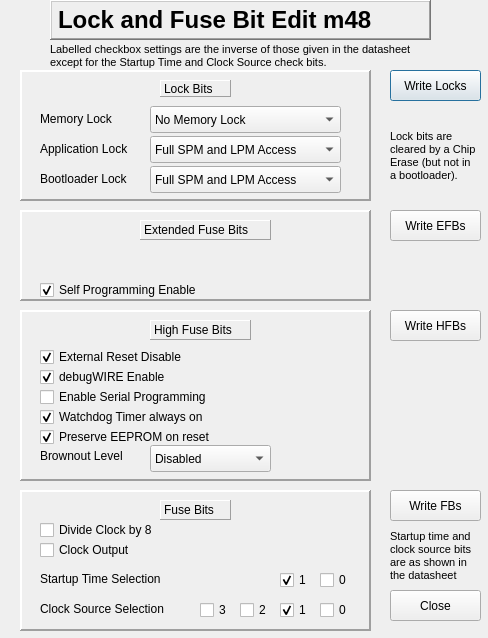
<?xml version="1.0" encoding="UTF-8"?>
<ui version="4.0">
 <class>M48Dialog</class>
 <widget class="QDialog" name="M48Dialog">
  <property name="geometry">
   <rect>
    <x>0</x>
    <y>0</y>
    <width>488</width>
    <height>638</height>
   </rect>
  </property>
  <property name="windowTitle">
   <string>Dialog</string>
  </property>
  <widget class="QLabel" name="titleLabel">
   <property name="geometry">
    <rect>
     <x>50</x>
     <y>0</y>
     <width>381</width>
     <height>40</height>
    </rect>
   </property>
   <property name="font">
    <font>
     <pointsize>18</pointsize>
     <weight>75</weight>
     <bold>true</bold>
    </font>
   </property>
   <property name="frameShape">
    <enum>QFrame::WinPanel</enum>
   </property>
   <property name="frameShadow">
    <enum>QFrame::Raised</enum>
   </property>
   <property name="text">
    <string>Lock and Fuse Bit Edit m48</string>
   </property>
  </widget>
  <widget class="QFrame" name="extFuseFrame">
   <property name="geometry">
    <rect>
     <x>20</x>
     <y>210</y>
     <width>351</width>
     <height>91</height>
    </rect>
   </property>
   <property name="frameShape">
    <enum>QFrame::Panel</enum>
   </property>
   <property name="frameShadow">
    <enum>QFrame::Raised</enum>
   </property>
   <property name="lineWidth">
    <number>2</number>
   </property>
   <widget class="QCheckBox" name="selfProgCheck">
    <property name="geometry">
     <rect>
      <x>20</x>
      <y>70</y>
      <width>201</width>
      <height>20</height>
     </rect>
    </property>
    <property name="toolTip">
     <string>When checked it will enable the target to program its own flash memory</string>
    </property>
    <property name="layoutDirection">
     <enum>Qt::LeftToRight</enum>
    </property>
    <property name="text">
     <string>Self Programming Enable</string>
    </property>
    <property name="checked">
     <bool>true</bool>
    </property>
   </widget>
   <widget class="QLabel" name="extFuseLabel">
    <property name="geometry">
     <rect>
      <x>120</x>
      <y>10</y>
      <width>131</width>
      <height>20</height>
     </rect>
    </property>
    <property name="frameShape">
     <enum>QFrame::Panel</enum>
    </property>
    <property name="frameShadow">
     <enum>QFrame::Raised</enum>
    </property>
    <property name="text">
     <string>Extended Fuse Bits</string>
    </property>
   </widget>
  </widget>
  <widget class="QFrame" name="highFuseFrame">
   <property name="geometry">
    <rect>
     <x>20</x>
     <y>310</y>
     <width>351</width>
     <height>171</height>
    </rect>
   </property>
   <property name="frameShape">
    <enum>QFrame::Panel</enum>
   </property>
   <property name="frameShadow">
    <enum>QFrame::Raised</enum>
   </property>
   <property name="lineWidth">
    <number>2</number>
   </property>
   <widget class="QLabel" name="highFuseLabel_2">
    <property name="geometry">
     <rect>
      <x>130</x>
      <y>10</y>
      <width>101</width>
      <height>20</height>
     </rect>
    </property>
    <property name="frameShape">
     <enum>QFrame::Panel</enum>
    </property>
    <property name="frameShadow">
     <enum>QFrame::Raised</enum>
    </property>
    <property name="text">
     <string>High Fuse Bits</string>
    </property>
   </widget>
   <widget class="QCheckBox" name="resetDisableBox">
    <property name="geometry">
     <rect>
      <x>20</x>
      <y>37</y>
      <width>201</width>
      <height>20</height>
     </rect>
    </property>
    <property name="toolTip">
     <string>Disables the external reset pin for use as a general port</string>
    </property>
    <property name="layoutDirection">
     <enum>Qt::LeftToRight</enum>
    </property>
    <property name="text">
     <string>External Reset Disable  </string>
    </property>
    <property name="checked">
     <bool>true</bool>
    </property>
   </widget>
   <widget class="QCheckBox" name="debugWIREBox">
    <property name="geometry">
     <rect>
      <x>20</x>
      <y>57</y>
      <width>191</width>
      <height>20</height>
     </rect>
    </property>
    <property name="toolTip">
     <string>Enables the debugWire capability</string>
    </property>
    <property name="layoutDirection">
     <enum>Qt::LeftToRight</enum>
    </property>
    <property name="text">
     <string>debugWIRE Enable</string>
    </property>
    <property name="checked">
     <bool>true</bool>
    </property>
   </widget>
   <widget class="QCheckBox" name="enableSerialBox">
    <property name="geometry">
     <rect>
      <x>20</x>
      <y>77</y>
      <width>201</width>
      <height>20</height>
     </rect>
    </property>
    <property name="toolTip">
     <string>Enables the use of serial (SPI) programming of the target</string>
    </property>
    <property name="layoutDirection">
     <enum>Qt::LeftToRight</enum>
    </property>
    <property name="text">
     <string>Enable Serial Programming</string>
    </property>
    <property name="checked">
     <bool>false</bool>
    </property>
   </widget>
   <widget class="QCheckBox" name="watchdogOnBox">
    <property name="geometry">
     <rect>
      <x>20</x>
      <y>97</y>
      <width>201</width>
      <height>20</height>
     </rect>
    </property>
    <property name="toolTip">
     <string>Prevents the watchdog timer from being turned off</string>
    </property>
    <property name="layoutDirection">
     <enum>Qt::LeftToRight</enum>
    </property>
    <property name="text">
     <string>Watchdog Timer always on</string>
    </property>
    <property name="checked">
     <bool>true</bool>
    </property>
   </widget>
   <widget class="QCheckBox" name="preserveEEPROMBox">
    <property name="geometry">
     <rect>
      <x>20</x>
      <y>117</y>
      <width>201</width>
      <height>20</height>
     </rect>
    </property>
    <property name="toolTip">
     <string>Keeps the EEPROM contents following a chip erase action</string>
    </property>
    <property name="layoutDirection">
     <enum>Qt::LeftToRight</enum>
    </property>
    <property name="text">
     <string>Preserve EEPROM on reset</string>
    </property>
    <property name="checked">
     <bool>true</bool>
    </property>
   </widget>
   <widget class="QComboBox" name="brownoutBox">
    <property name="geometry">
     <rect>
      <x>130</x>
      <y>135</y>
      <width>121</width>
      <height>27</height>
     </rect>
    </property>
    <item>
     <property name="text">
      <string>Disabled</string>
     </property>
    </item>
    <item>
     <property name="text">
      <string>1.8V</string>
     </property>
    </item>
    <item>
     <property name="text">
      <string>2.7V</string>
     </property>
    </item>
    <item>
     <property name="text">
      <string>4.3V</string>
     </property>
    </item>
   </widget>
   <widget class="QLabel" name="brownoutLabel">
    <property name="geometry">
     <rect>
      <x>20</x>
      <y>137</y>
      <width>111</width>
      <height>17</height>
     </rect>
    </property>
    <property name="text">
     <string>Brownout Level</string>
    </property>
   </widget>
  </widget>
  <widget class="QFrame" name="fuseFrame">
   <property name="geometry">
    <rect>
     <x>20</x>
     <y>490</y>
     <width>351</width>
     <height>141</height>
    </rect>
   </property>
   <property name="frameShape">
    <enum>QFrame::Panel</enum>
   </property>
   <property name="frameShadow">
    <enum>QFrame::Raised</enum>
   </property>
   <property name="lineWidth">
    <number>2</number>
   </property>
   <widget class="QCheckBox" name="clockOutBox">
    <property name="geometry">
     <rect>
      <x>20</x>
      <y>50</y>
      <width>201</width>
      <height>20</height>
     </rect>
    </property>
    <property name="toolTip">
     <string>Output the clock signal on pin PB0</string>
    </property>
    <property name="layoutDirection">
     <enum>Qt::LeftToRight</enum>
    </property>
    <property name="text">
     <string>Clock Output</string>
    </property>
    <property name="checked">
     <bool>false</bool>
    </property>
   </widget>
   <widget class="QCheckBox" name="clockDivide8Box">
    <property name="geometry">
     <rect>
      <x>20</x>
      <y>30</y>
      <width>201</width>
      <height>20</height>
     </rect>
    </property>
    <property name="toolTip">
     <string>Divide down the clock frequency by 8</string>
    </property>
    <property name="layoutDirection">
     <enum>Qt::LeftToRight</enum>
    </property>
    <property name="text">
     <string>Divide Clock by 8</string>
    </property>
    <property name="checked">
     <bool>false</bool>
    </property>
   </widget>
   <widget class="QLabel" name="fuseLabel">
    <property name="geometry">
     <rect>
      <x>140</x>
      <y>10</y>
      <width>71</width>
      <height>20</height>
     </rect>
    </property>
    <property name="frameShape">
     <enum>QFrame::Panel</enum>
    </property>
    <property name="frameShadow">
     <enum>QFrame::Raised</enum>
    </property>
    <property name="text">
     <string>Fuse Bits</string>
    </property>
   </widget>
   <widget class="QCheckBox" name="startupTimeBox">
    <property name="geometry">
     <rect>
      <x>300</x>
      <y>80</y>
      <width>41</width>
      <height>20</height>
     </rect>
    </property>
    <property name="toolTip">
     <string/>
    </property>
    <property name="layoutDirection">
     <enum>Qt::LeftToRight</enum>
    </property>
    <property name="text">
     <string>0</string>
    </property>
    <property name="checked">
     <bool>false</bool>
    </property>
   </widget>
   <widget class="QCheckBox" name="startupTimeBox_2">
    <property name="geometry">
     <rect>
      <x>260</x>
      <y>80</y>
      <width>41</width>
      <height>20</height>
     </rect>
    </property>
    <property name="toolTip">
     <string/>
    </property>
    <property name="layoutDirection">
     <enum>Qt::LeftToRight</enum>
    </property>
    <property name="text">
     <string>1</string>
    </property>
    <property name="checked">
     <bool>true</bool>
    </property>
   </widget>
   <widget class="QCheckBox" name="clockSourceBox">
    <property name="geometry">
     <rect>
      <x>300</x>
      <y>110</y>
      <width>41</width>
      <height>20</height>
     </rect>
    </property>
    <property name="toolTip">
     <string/>
    </property>
    <property name="layoutDirection">
     <enum>Qt::LeftToRight</enum>
    </property>
    <property name="text">
     <string>0</string>
    </property>
    <property name="checked">
     <bool>false</bool>
    </property>
   </widget>
   <widget class="QCheckBox" name="clockSourceBox_2">
    <property name="geometry">
     <rect>
      <x>260</x>
      <y>110</y>
      <width>41</width>
      <height>20</height>
     </rect>
    </property>
    <property name="toolTip">
     <string/>
    </property>
    <property name="layoutDirection">
     <enum>Qt::LeftToRight</enum>
    </property>
    <property name="text">
     <string>1</string>
    </property>
    <property name="checked">
     <bool>true</bool>
    </property>
   </widget>
   <widget class="QCheckBox" name="clockSourceBox_3">
    <property name="geometry">
     <rect>
      <x>220</x>
      <y>110</y>
      <width>41</width>
      <height>20</height>
     </rect>
    </property>
    <property name="toolTip">
     <string/>
    </property>
    <property name="layoutDirection">
     <enum>Qt::LeftToRight</enum>
    </property>
    <property name="text">
     <string>2</string>
    </property>
    <property name="checked">
     <bool>false</bool>
    </property>
   </widget>
   <widget class="QCheckBox" name="clockSourceBox_4">
    <property name="geometry">
     <rect>
      <x>180</x>
      <y>110</y>
      <width>41</width>
      <height>20</height>
     </rect>
    </property>
    <property name="toolTip">
     <string/>
    </property>
    <property name="layoutDirection">
     <enum>Qt::LeftToRight</enum>
    </property>
    <property name="text">
     <string>3</string>
    </property>
    <property name="checked">
     <bool>false</bool>
    </property>
   </widget>
   <widget class="QLabel" name="clockSourceLabel">
    <property name="geometry">
     <rect>
      <x>20</x>
      <y>110</y>
      <width>151</width>
      <height>17</height>
     </rect>
    </property>
    <property name="toolTip">
     <string>Clock Source Selection.. Refer to the datasheets. The settings are not inverted and match those of the datasheet.</string>
    </property>
    <property name="text">
     <string>Clock Source Selection</string>
    </property>
   </widget>
   <widget class="QLabel" name="startupTimeLabel">
    <property name="geometry">
     <rect>
      <x>20</x>
      <y>80</y>
      <width>151</width>
      <height>17</height>
     </rect>
    </property>
    <property name="toolTip">
     <string>This depends on the choice of clock source. Refer to the datasheets. The settings are not inverted and match those of the datasheet.</string>
    </property>
    <property name="text">
     <string>Startup Time Selection</string>
    </property>
   </widget>
  </widget>
  <widget class="QFrame" name="lockFrame">
   <property name="geometry">
    <rect>
     <x>20</x>
     <y>70</y>
     <width>351</width>
     <height>131</height>
    </rect>
   </property>
   <property name="frameShape">
    <enum>QFrame::Panel</enum>
   </property>
   <property name="frameShadow">
    <enum>QFrame::Raised</enum>
   </property>
   <property name="lineWidth">
    <number>2</number>
   </property>
   <widget class="QLabel" name="memoryLockLabel">
    <property name="geometry">
     <rect>
      <x>20</x>
      <y>40</y>
      <width>91</width>
      <height>17</height>
     </rect>
    </property>
    <property name="text">
     <string>Memory Lock</string>
    </property>
   </widget>
   <widget class="QComboBox" name="appLockBox">
    <property name="geometry">
     <rect>
      <x>130</x>
      <y>66</y>
      <width>191</width>
      <height>27</height>
     </rect>
    </property>
    <property name="toolTip">
     <string>Selects the type of memory locking in the application memory space.</string>
    </property>
    <item>
     <property name="text">
      <string>Full SPM and LPM Access</string>
     </property>
    </item>
    <item>
     <property name="text">
      <string>No SPM Write Access</string>
     </property>
    </item>
    <item>
     <property name="text">
      <string>No LPM Read Access</string>
     </property>
    </item>
    <item>
     <property name="text">
      <string>No SPM Write/LPM Read Access</string>
     </property>
    </item>
   </widget>
   <widget class="QComboBox" name="memoryLockBox">
    <property name="geometry">
     <rect>
      <x>130</x>
      <y>36</y>
      <width>191</width>
      <height>27</height>
     </rect>
    </property>
    <property name="toolTip">
     <string>Selects the type of locking of memory, either none, read only or read/write. Fuse bits are locked in the latter two modes.</string>
    </property>
    <item>
     <property name="text">
      <string>No Memory Lock</string>
     </property>
    </item>
    <item>
     <property name="text">
      <string>Memory/Fuse Write Lock</string>
     </property>
    </item>
    <item>
     <property name="text">
      <string>Memory/Fuse/BootLock Read and Write Lock</string>
     </property>
    </item>
   </widget>
   <widget class="QLabel" name="appLockLabel">
    <property name="geometry">
     <rect>
      <x>20</x>
      <y>70</y>
      <width>111</width>
      <height>17</height>
     </rect>
    </property>
    <property name="text">
     <string>Application Lock</string>
    </property>
   </widget>
   <widget class="QLabel" name="bootLockLabel">
    <property name="geometry">
     <rect>
      <x>20</x>
      <y>100</y>
      <width>111</width>
      <height>17</height>
     </rect>
    </property>
    <property name="text">
     <string>Bootloader Lock</string>
    </property>
   </widget>
   <widget class="QLabel" name="lockLabel">
    <property name="geometry">
     <rect>
      <x>140</x>
      <y>10</y>
      <width>71</width>
      <height>17</height>
     </rect>
    </property>
    <property name="frameShape">
     <enum>QFrame::Panel</enum>
    </property>
    <property name="frameShadow">
     <enum>QFrame::Raised</enum>
    </property>
    <property name="text">
     <string>Lock Bits</string>
    </property>
   </widget>
   <widget class="QComboBox" name="bootLockBox">
    <property name="geometry">
     <rect>
      <x>130</x>
      <y>96</y>
      <width>191</width>
      <height>27</height>
     </rect>
    </property>
    <property name="toolTip">
     <string>Selects the type of memory locking in the bootloader memory space.</string>
    </property>
    <item>
     <property name="text">
      <string>Full SPM and LPM Access</string>
     </property>
    </item>
    <item>
     <property name="text">
      <string>No SPM Write Access</string>
     </property>
    </item>
    <item>
     <property name="text">
      <string>No LPM Read Access</string>
     </property>
    </item>
    <item>
     <property name="text">
      <string>No SPM Write/LPM Read Access</string>
     </property>
    </item>
   </widget>
  </widget>
  <widget class="QPushButton" name="lockWriteButton">
   <property name="geometry">
    <rect>
     <x>390</x>
     <y>70</y>
     <width>91</width>
     <height>31</height>
    </rect>
   </property>
   <property name="text">
    <string>Write Locks</string>
   </property>
  </widget>
  <widget class="QPushButton" name="extFuseWriteButton">
   <property name="geometry">
    <rect>
     <x>390</x>
     <y>210</y>
     <width>91</width>
     <height>31</height>
    </rect>
   </property>
   <property name="text">
    <string>Write EFBs</string>
   </property>
  </widget>
  <widget class="QPushButton" name="highFuseWriteButton">
   <property name="geometry">
    <rect>
     <x>390</x>
     <y>310</y>
     <width>91</width>
     <height>31</height>
    </rect>
   </property>
   <property name="text">
    <string>Write HFBs</string>
   </property>
  </widget>
  <widget class="QPushButton" name="fuseWriteButton">
   <property name="geometry">
    <rect>
     <x>390</x>
     <y>490</y>
     <width>91</width>
     <height>31</height>
    </rect>
   </property>
   <property name="text">
    <string>Write FBs</string>
   </property>
  </widget>
  <widget class="QLabel" name="warningLabel_3">
   <property name="geometry">
    <rect>
     <x>390</x>
     <y>130</y>
     <width>91</width>
     <height>51</height>
    </rect>
   </property>
   <property name="font">
    <font>
     <family>Arial</family>
     <pointsize>8</pointsize>
    </font>
   </property>
   <property name="text">
    <string>Lock bits are
cleared by a Chip
Erase (but not in
a bootloader).</string>
   </property>
  </widget>
  <widget class="QLabel" name="warningLabel_4">
   <property name="geometry">
    <rect>
     <x>390</x>
     <y>530</y>
     <width>91</width>
     <height>51</height>
    </rect>
   </property>
   <property name="font">
    <font>
     <family>Arial</family>
     <pointsize>8</pointsize>
    </font>
   </property>
   <property name="text">
    <string>Startup time and
clock source bits
are as shown in
the datasheet</string>
   </property>
  </widget>
  <widget class="QPushButton" name="closeButton">
   <property name="geometry">
    <rect>
     <x>390</x>
     <y>590</y>
     <width>91</width>
     <height>31</height>
    </rect>
   </property>
   <property name="text">
    <string>Close</string>
   </property>
  </widget>
  <widget class="QLabel" name="warningLabel_2">
   <property name="geometry">
    <rect>
     <x>50</x>
     <y>40</y>
     <width>371</width>
     <height>31</height>
    </rect>
   </property>
   <property name="font">
    <font>
     <family>Arial</family>
     <pointsize>8</pointsize>
    </font>
   </property>
   <property name="text">
    <string>Labelled checkbox settings are the inverse of those given in the datasheet
except for the Startup Time and Clock Source check bits.</string>
   </property>
  </widget>
 </widget>
 <resources/>
 <connections/>
</ui>
